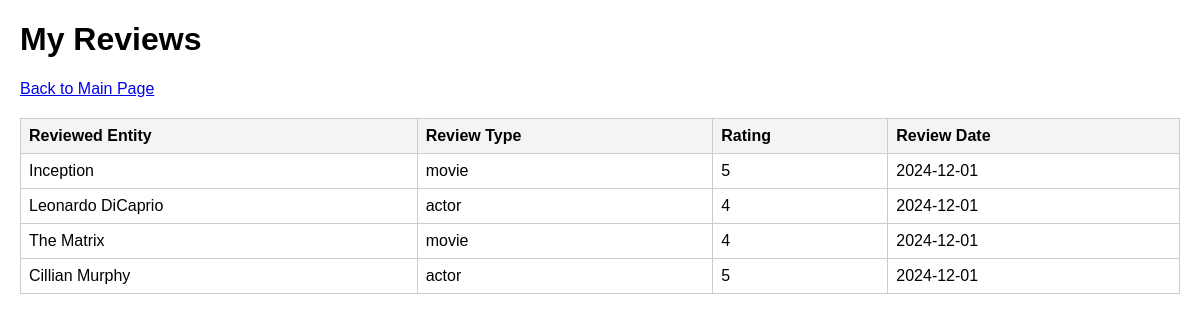
Screenshot of /reviews (signed in) with the database file from the repository.
### tables this page shows
CREATE TABLE REVIEW (
            review_ID INTEGER PRIMARY KEY,
            user_ID INTEGER NOT NULL,
            reviewType TEXT NOT NULL CHECK (reviewType IN ('movie', 'actor')),
            movie_ID INTEGER,
            actor_ID INTEGER,
            rating INTEGER CHECK (rating BETWEEN 1 AND 5),
            reviewDate DATE NOT NULL,
            FOREIGN KEY(user_ID) REFERENCES USERS(user_ID),
            FOREIGN KEY(movie_ID) REFERENCES MOVIES(movie_ID),
            FOREIGN KEY(actor_ID) REFERENCES ACTORS(actor_ID)
        );

### app.py (the view)
@app.route('/reviews')
def my_reviews():
    if 'user_id' not in session:
        return redirect('/login')  # Redirect to login if not logged in
    user_id = session['user_id']
    conn = sqlite3.connect('box_office.db')
    cursor = conn.cursor()
    cursor.execute("""
        SELECT
            CASE
                WHEN r.reviewType = 'movie' THEN (SELECT title FROM MOVIES WHERE movie_ID = r.movie_ID)
                WHEN r.reviewType = 'actor' THEN (SELECT firstName || ' ' || lastName FROM ACTORS WHERE actor_ID = r.actor_ID)
            END AS reviewed_entity,
            r.reviewType,
            r.rating,
            r.reviewDate
        FROM REVIEW r
        WHERE r.user_ID = ?
    """, (user_id,))
    user_reviews = cursor.fetchall()
    conn.close()
    return render_template('reviews.html', user_reviews=user_reviews)

### templates/reviews.html (shortened to what this page needs)
<!DOCTYPE html>
<html lang="en">
<head>
</head>
<body>
    <h1>My Reviews</h1>
    <a href="/">Back to Main Page</a>
    <table>
        <thead>
            <tr>
                <th>Reviewed Entity</th>
                <th>Review Type</th>
                <th>Rating</th>
                <th>Review Date</th>
            </tr>
        </thead>
        <tbody>
            {% for review in user_reviews %}
            <tr>
                <td>{{ review[0] }}</td>
                <td>{{ review[1] }}</td>
                <td>{{ review[2] }}</td>
                <td>{{ review[3] }}</td>
            </tr>
            {% endfor %}
        </tbody>
    </table>
</body>
</html>

### templates/reviews.html (style rules this page uses)
body { font-family: Arial, sans-serif; margin: 20px; }
table { width: 100%; border-collapse: collapse; margin: 20px 0; }
table th, table td { border: 1px solid #ccc; padding: 8px; text-align: left; }
table th { background-color: #f4f4f4; }

### rows the page displays
REVIEW: review "Inception", reviewType "movie", rating "5", reviewDate "2024-12-01"
REVIEW: review "Leonardo DiCaprio", reviewType "actor", rating "4", reviewDate "2024-12-01"
REVIEW: review "The Matrix", reviewType "movie", rating "4", reviewDate "2024-12-01"
REVIEW: review "Cillian Murphy", reviewType "actor", rating "5", reviewDate "2024-12-01"
